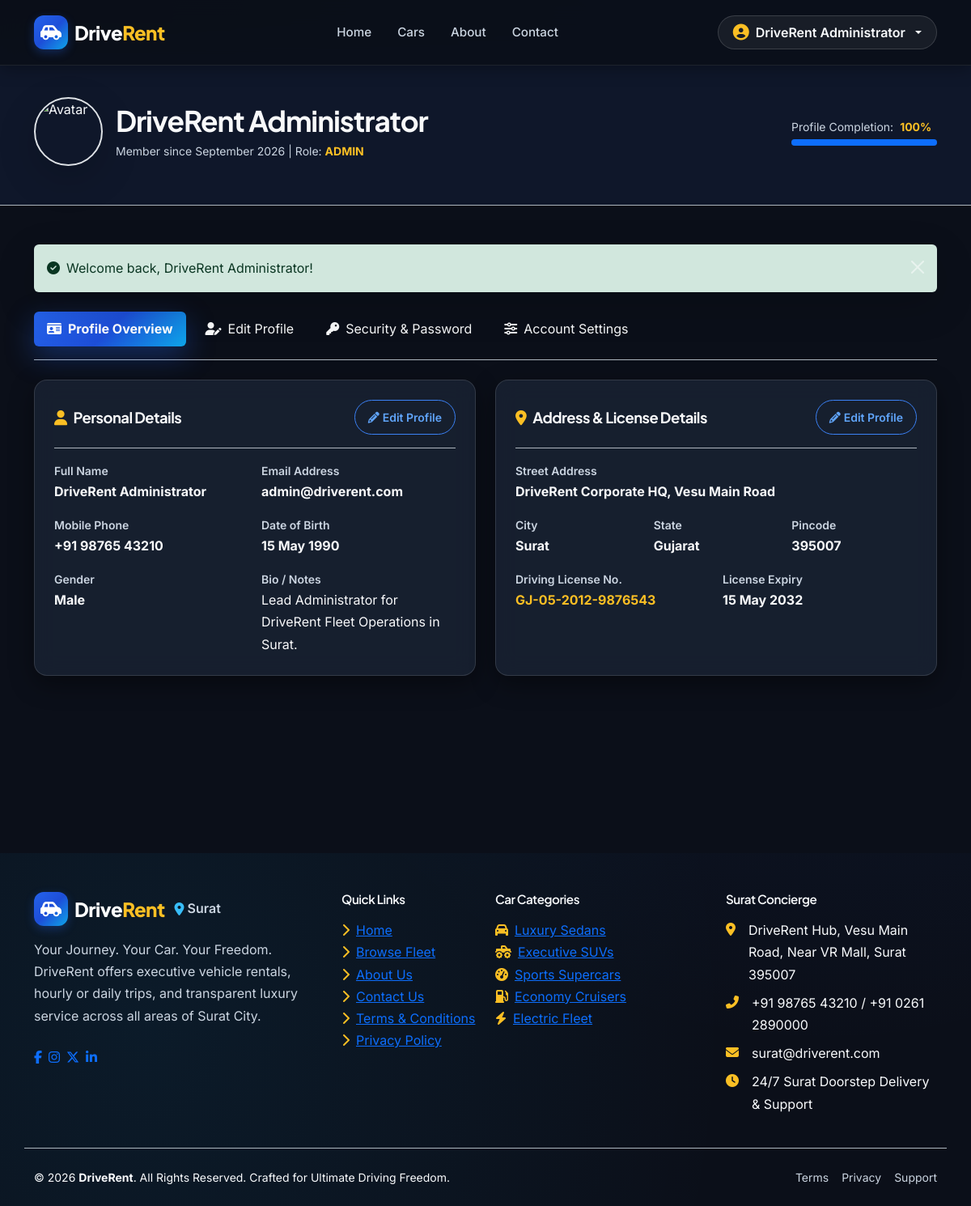
The app's page /profile.php (signed in) with its own data.
### tables this page shows
CREATE TABLE `users` (
  `id` INT AUTO_INCREMENT PRIMARY KEY,
  `name` VARCHAR(100) NOT NULL,
  `email` VARCHAR(100) NOT NULL UNIQUE,
  `phone` VARCHAR(20) NOT NULL,
  `password` VARCHAR(255) NOT NULL,
  `role` ENUM('customer', 'admin') DEFAULT 'customer',
  `profile_image` VARCHAR(255) DEFAULT 'default_avatar.png',
  `created_at` DATETIME DEFAULT CURRENT_TIMESTAMP
);

CREATE TABLE `user_profiles` (
  `id` INT AUTO_INCREMENT PRIMARY KEY,
  `user_id` INT NOT NULL UNIQUE,
  `dob` DATE DEFAULT NULL,
  `gender` ENUM('Male', 'Female', 'Other') DEFAULT NULL,
  `address` TEXT DEFAULT NULL,
  `city` VARCHAR(50) DEFAULT 'Surat',
  `state` VARCHAR(50) DEFAULT 'Gujarat',
  `pincode` VARCHAR(10) DEFAULT NULL,
  `driving_license` VARCHAR(50) DEFAULT NULL,
  `license_expiry` DATE DEFAULT NULL,
  `bio` TEXT DEFAULT NULL,
  `updated_at` DATETIME DEFAULT CURRENT_TIMESTAMP,
  FOREIGN KEY (`user_id`) REFERENCES `users`(`id`) ON DELETE CASCADE
);

### profile.php (the view, shortened to what this page needs)
<?php
require_once __DIR__ . '/config/database.php';
require_once __DIR__ . '/includes/functions.php';
require_once __DIR__ . '/includes/auth-check.php';
$user = get_logged_user($pdo);
$profile = get_user_profile($pdo, $user['id']);
$completion = calculate_profile_completion($user, $profile);
$active_tab = sanitize($_GET['tab'] ?? 'overview');
include 'includes/header.php';
include 'includes/navbar.php';
?>
<section class="py-5 bg-secondary-dark border-bottom border-dark-subtle mt-5">
    <div class="container pt-4">
        <div class="d-flex flex-column flex-md-row align-items-md-center justify-content-between gap-4">
            <div class="d-flex align-items-center gap-3">
                <?php
                $avatar_path = !empty($user['profile_image']) && file_exists(__DIR__ . '/assets/images/avatars/' . $user['profile_image'])
                    ? base_url('assets/images/avatars/' . $user['profile_image'])
                    : (!empty($user['profile_image']) && file_exists(__DIR__ . '/assets/images/' . $user['profile_image'])
                        ? base_url('assets/images/' . $user['profile_image'])
                        : base_url('assets/images/default_avatar.png'));
                ?>
                <img src="<?php echo $avatar_path; ?>" alt="Avatar" class="rounded-circle border border-2 border-accent shadow-lg" style="width: 85px; height: 85px; object-fit: cover;">
                <div>
                    <h2 class="fw-bold mb-1 text-light"><?php echo htmlspecialchars($user['name']); ?></h2>
                    <p class="text-secondary mb-0 small">
                        Member since <?php echo date('F Y', strtotime($user['created_at'])); ?> |
                        Role: <span class="text-accent text-uppercase fw-bold"><?php echo $user['role']; ?></span>
                    </p>
                </div>
            </div>
            <div>
                <div class="d-flex align-items-center gap-2 mb-1">
                    <span class="text-secondary small">Profile Completion:</span>
                    <strong class="text-accent small"><?php echo $completion; ?>%</strong>
                </div>
                <div class="progress bg-dark" style="width: 180px; height: 8px;">
                    <div class="progress-bar bg-accent" role="progressbar" style="width: <?php echo $completion; ?>%"></div>
                </div>
            </div>
        </div>
    </div>
</section>
<section class="py-5 bg-primary min-vh-100">
    <div class="container">
        <ul class="nav nav-pills custom-profile-tabs mb-4 gap-2 border-bottom border-dark-subtle pb-3">
            <li class="nav-item">
                <a class="nav-link btn-pill <?php echo $active_tab === 'overview' ? 'active btn-accent' : 'text-light'; ?>" href="<?php echo base_url('profile.php?tab=overview'); ?>"><i class="fas fa-id-card me-2"></i>Profile Overview</a>
            </li>
            <li class="nav-item">
                <a class="nav-link btn-pill <?php echo $active_tab === 'edit' ? 'active btn-accent' : 'text-light'; ?>" href="<?php echo base_url('profile.php?tab=edit'); ?>"><i class="fas fa-user-pen me-2"></i>Edit Profile</a>
            </li>
            <li class="nav-item">
                <a class="nav-link btn-pill <?php echo $active_tab === 'password' ? 'active btn-accent' : 'text-light'; ?>" href="<?php echo base_url('profile.php?tab=password'); ?>"><i class="fas fa-key me-2"></i>Security & Password</a>
            </li>
            <li class="nav-item">
                <a class="nav-link btn-pill <?php echo $active_tab === 'settings' ? 'active btn-accent' : 'text-light'; ?>" href="<?php echo base_url('profile.php?tab=settings'); ?>"><i class="fas fa-sliders-h me-2"></i>Account Settings</a>
            </li>
        </ul>
        <?php if ($active_tab === 'overview'): ?>
            <div class="row g-4">
                <div class="col-lg-6">
                    <div class="glass-card p-4 h-100">
                        <div class="d-flex align-items-center justify-content-between pb-3 mb-3 border-bottom border-dark-subtle">
                            <h5 class="fw-bold mb-0 text-light"><i class="fas fa-user me-2 text-accent"></i>Personal Details</h5>
                            <a href="<?php echo base_url('profile.php?tab=edit'); ?>" class="btn btn-outline-accent btn-sm btn-pill px-3"><i class="fas fa-pencil me-1"></i>Edit Profile</a>
                        </div>
                        <div class="row g-3 text-light">
                            <div class="col-sm-6">
                                <span class="text-secondary small fw-semibold d-block">Full Name</span>
                                <strong class="text-light fs-6"><?php echo htmlspecialchars($user['name']); ?></strong>
                            </div>
                            <div class="col-sm-6">
                                <span class="text-secondary small fw-semibold d-block">Email Address</span>
                                <strong class="text-light fs-6"><?php echo htmlspecialchars($user['email']); ?></strong>
                            </div>
                            <div class="col-sm-6">
                                <span class="text-secondary small fw-semibold d-block">Mobile Phone</span>
                                <strong class="text-light fs-6"><?php echo htmlspecialchars($user['phone']); ?></strong>
                            </div>
                            <div class="col-sm-6">
                                <span class="text-secondary small fw-semibold d-block">Date of Birth</span>
                                <strong class="text-light fs-6"><?php echo !empty($profile['dob']) ? date('d M Y', strtotime($profile['dob'])) : '<span class="text-secondary opacity-75 fw-normal">Not specified</span>'; ?></strong>
                            </div>
                            <div class="col-sm-6">
                                <span class="text-secondary small fw-semibold d-block">Gender</span>
                                <strong class="text-light fs-6"><?php echo !empty($profile['gender']) ? htmlspecialchars($profile['gender']) : '<span class="text-secondary opacity-75 fw-normal">Not specified</span>'; ?></strong>
                            </div>
                            <div class="col-sm-6">
                                <span class="text-secondary small fw-semibold d-block">Bio / Notes</span>
                                <span class="text-light"><?php echo !empty($profile['bio']) ? htmlspecialchars($profile['bio']) : '<span class="text-secondary opacity-75 fw-normal">No bio added</span>'; ?></span>
                            </div>
                        </div>
                    </div>
                </div>
                <div class="col-lg-6">
                    <div class="glass-card p-4 h-100">
                        <div class="d-flex align-items-center justify-content-between pb-3 mb-3 border-bottom border-dark-subtle">
                            <h5 class="fw-bold mb-0 text-light"><i class="fas fa-location-dot me-2 text-accent"></i>Address & License Details</h5>
                            <a href="<?php echo base_url('profile.php?tab=edit'); ?>" class="btn btn-outline-accent btn-sm btn-pill px-3"><i class="fas fa-pencil me-1"></i>Edit Profile</a>
                        </div>
                        <div class="row g-3 text-light">
                            <div class="col-sm-12">
                                <span class="text-secondary small fw-semibold d-block">Street Address</span>
                                <strong class="text-light fs-6"><?php echo !empty($profile['address']) ? htmlspecialchars($profile['address']) : '<span class="text-secondary opacity-75 fw-normal">Not specified</span>'; ?></strong>
                            </div>
                            <div class="col-sm-4">
                                <span class="text-secondary small fw-semibold d-block">City</span>
                                <strong class="text-light fs-6"><?php echo htmlspecialchars($profile['city'] ?? 'Surat'); ?></strong>
                            </div>
                            <div class="col-sm-4">
                                <span class="text-secondary small fw-semibold d-block">State</span>
                                <strong class="text-light fs-6"><?php echo htmlspecialchars($profile['state'] ?? 'Gujarat'); ?></strong>
                            </div>
                            <div class="col-sm-4">
                                <span class="text-secondary small fw-semibold d-block">Pincode</span>
                                <strong class="text-light fs-6"><?php echo !empty($profile['pincode']) ? htmlspecialchars($profile['pincode']) : '<span class="text-secondary opacity-75 fw-normal">Not set</span>'; ?></strong>
                            </div>
                            <div class="col-sm-6">
                                <span class="text-secondary small fw-semibold d-block">Driving License No.</span>
                                <strong class="text-accent fs-6"><?php echo !empty($profile['driving_license']) ? htmlspecialchars($profile['driving_license']) : '<span class="text-secondary opacity-75 fw-normal">Pending Upload</span>'; ?></strong>
                            </div>
                            <div class="col-sm-6">
                                <span class="text-secondary small fw-semibold d-block">License Expiry</span>
                                <strong class="text-light fs-6"><?php echo !empty($profile['license_expiry']) ? date('d M Y', strtotime($profile['license_expiry'])) : '<span class="text-secondary opacity-75 fw-normal">Not specified</span>'; ?></strong>
                            </div>
                        </div>
                    </div>
                </div>
            </div>
        <?php endif; ?>
    </div>
</section>
<?php include 'includes/footer.php'; ?>

### records on screen
users: name "DriveRent Administrator", created_at "September 2026", role "ADMIN", email "admin@driverent.com", phone "+91 98765 43210"
user_profiles: dob "15 May 1990", gender "Male", bio "Lead Administrator for DriveRent Fleet Operations in Surat.", address "DriveRent Corporate HQ, Vesu Main Road", city "Surat", state "Gujarat", pincode "395007", driving_license "GJ-05-2012-9876543", license_expiry "15 May 2032"

### other values on screen
$_SESSION['user_name'] "DriveRent Administrator"
$completion "100"
$msg['text'] "Welcome back, DriveRent Administrator!"
